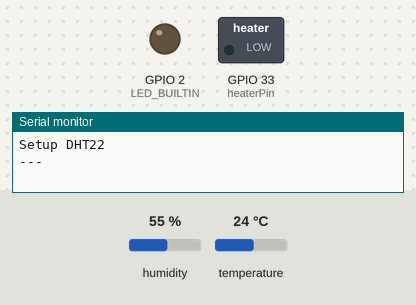
Recording of a program running on a simulated ESP32. On the bench: switched loads named in the program (green lamp = pin HIGH), output pins drawn as LEDs (lit = HIGH), the last lines printed to the serial monitor. Inputs (shaded band) come from the test bench; at power-on: humidity 55 %, temperature 24 °C. The local clock reads 2024-03-15 10:24:30 at power-on unless the program sets it.

Above: at 2.5 s.
At 5.2 s:
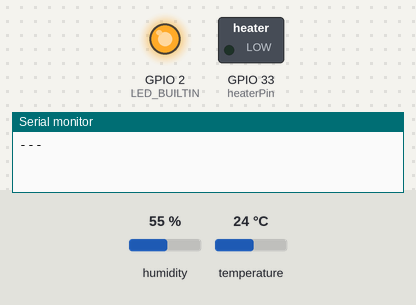
Timing chart, 0 to 6.5 s (numbered marks = the images above):
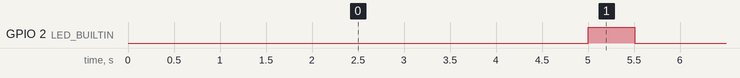

Measured:
- by itself, GPIO 2 (LED_BUILTIN): alternates HIGH for 0.51 s and LOW for 4.5 s

The program:

main.cpp
```cpp
#include "heater.h"
#include "sensor.h"
#include "myTime.h"

#include "wifiConnect.h"
#include <ArduinoJson.h>
#include <WebServer.h>
#include <WebSocketsClient.h>

// Websocket server location
const int wsServerPort = 3001;              // Websocket server port
const char *wsServerIp = "192.168.68.142";  // Websocket server's host ip
const char *wsServerPath = "/heater-cab-0"; // Websocket server path
WebSocketsClient webSocket;                 // Websocket client instance
StaticJsonDocument<100> JsonIn;             // Allocate static JSON document

const short loopIntervalSec = 4; // Seconds between each loop
unsigned long epochTime;         // Current epoch time
unsigned long nextEpochTime;     // Next epoch time
unsigned long offlineAt;         // Track time websocket goes offline
const short resetAfterOfflineForSec = 30;
String chipId;

void webSocketEvent(WStype_t type, uint8_t *payload, size_t length)
{
  Serial.println("webSocketEvent type: " + String(type));
  if (type == WStype_DISCONNECTED)
  {
    unsigned long now = getTime();
    if (!offlineAt)
    {
      // set offlineAt
      offlineAt = now;
      Serial.println("Set offlineAt: " + String(offlineAt));
    }
    // if offline for xx seconds, restart & attempt reconnect
    else if (now - offlineAt > resetAfterOfflineForSec)
    {
      Serial.println("Restarting at: " + String(now));
      ESP.restart();
    }
  }
  if (type == WStype_TEXT)
  {
    DeserializationError error = deserializeJson(JsonIn, payload); // deserialize incoming Json String
    if (error)
    { // Print erro msg if incoming String is not JSON formatted
      Serial.println("JSON DeserializationError: " + String(error.c_str()));
      return;
    }

    const boolean heaterPinVal = JsonIn["heaterPinVal"];
    Serial.println("heaterPinVal: " + String(heaterPinVal));
    if (heaterPinVal == true)
      heaterOn();
    else
      heaterOff();
  }
  Serial.println("---");
}

void setup()
{
  Serial.begin(115200);
  chipId = String((uint32_t)ESP.getEfuseMac(), HEX);       // Set chip id
  wifiConnect();                                           // Connect to wifi
  webSocket.begin(wsServerIp, wsServerPort, wsServerPath); // Connect to ws server
  webSocket.onEvent(webSocketEvent);                       // Handle ws events
  webSocket.setReconnectInterval(loopIntervalSec * 1000);  // Handle connection failure, retry every 5s
  pinMode(LED_BUILTIN, OUTPUT);
  heaterSetup();
  sensorSetup();
  setupTime();
  nextEpochTime = getTime() + loopIntervalSec;
  Serial.println("---");
}

void loop()
{
  webSocket.loop(); // Keep the socket alive

  /**
   * Using a delay(3000) in the loop caused
   * the websocket connection to fail.
   * As a workaround, measure epoch on
   * each iteration, broadcast new
   * data when enough time passes.
   */
  epochTime = getTime();
  if (epochTime > nextEpochTime)
  {
    digitalWrite(LED_BUILTIN, HIGH);
    Serial.println("Epoch Time: " + String(epochTime));
    nextEpochTime = epochTime + loopIntervalSec;

    short cabHumidity = getHumidity();
    short cabTempF = getTemperature();
    int heaterPinVal = getPinState();

    StringSumHelper Json = "{";
    Json += "\"cabHumidity\":" + String(cabHumidity);
    Json += ",\"heaterPinVal\":" + String(heaterPinVal);
    Json += ",\"cabTempF\":" + String(cabTempF);
    Json += ",\"chipId\": \"" + chipId + "\"";
    Json += ",\"updatedAt\":" + String(epochTime);
    Json += "}";
    webSocket.sendTXT(Json);
    Serial.println(Json);
    Serial.println("---");
    delay(500);
    digitalWrite(LED_BUILTIN, LOW);
  }
}
```

heater.h
```cpp
void heaterSetup();
void heaterOn();
void heaterOff();
int getPinState();
```

myTime.h
```cpp
unsigned long getTime();
void setupTime();
```

sensor.h
```cpp
void sensorSetup();
short getTemperature();
short getHumidity();
```

wifiConnect.h
```cpp
void wifiConnect();
```

heater.cpp
```cpp
#include <ArduinoJson.h>
#include <WebServer.h>
#include <WebSocketsClient.h>
#include <WiFi.h>

const short heaterPin = 33; // Heater GPIO pin

void heaterOn()
{
    digitalWrite(heaterPin, HIGH);   // Heat on
    Serial.println("Heater on");     // Print action log
}

void heaterOff()
{
    digitalWrite(heaterPin, LOW);   // Heat off
    Serial.println("Heater off");   // Print action log
}

void heaterSetup()
{
    pinMode(heaterPin, OUTPUT);
}

short getPinState()
{
    return (short)digitalRead(heaterPin);
}
```

myTime.cpp
```cpp
#include <ArduinoJson.h>
#include "time.h"

const char *ntpServer = "pool.ntp.org"; // NTP server to request epoch time

void setupTime()
{
    configTime(0, 0, ntpServer);
}
unsigned long getTime() // Function that gets current epoch time
{
    time_t now;
    struct tm timeinfo;
    if (!getLocalTime(&timeinfo))
    {
        // Serial.println("Failed to obtain time");
        return (0);
    }
    time(&now);
    return now;
}
```

sensor.cpp
```cpp
#include "DHT.h"

#define DHTPIN 13 // Digital pin connected to the DHT sensor
// Feather HUZZAH ESP8266 note: use pins 3, 4, 5, 12, 13 or 14 --
// Pin 15 can work but DHT must be disconnected during program upload.

#define DHTTYPE DHT22 // DHT 22  (AM2302), AM2321

// Initialize DHT sensor.
// Note that older versions of this library took an optional third parameter to
// tweak the timings for faster processors.  This parameter is no longer needed
// as the current DHT reading algorithm adjusts itself to work on faster procs.
DHT dht(DHTPIN, DHTTYPE);

void sensorSetup()
{
    dht.begin();
    Serial.println("Setup DHT22");
}

short getHumidity()
{
    // Reading temperature or humidity takes about 250 milliseconds!
    // Sensor readings may also be up to 2 seconds 'old' (its a very slow sensor)
    float humidity = dht.readHumidity();
    // Check if any reads failed and exit early (to try again).
    if (isnan(humidity))
    {
        Serial.println("Failed to read humidity from DHT sensor!");
        return (short)0;
    }

    return (short)floor(humidity);
}

short getTemperature()
{
    // Read temperature as Fahrenheit (isFahrenheit = true)
    float tempF = dht.readTemperature(true);
    // Check if any reads failed and exit early (to try again).
    if (isnan(tempF))
    {
        Serial.println("Failed to read temperature from DHT sensor!");
        return (short)0;
    }
    return (short)floor(tempF);
}
```
